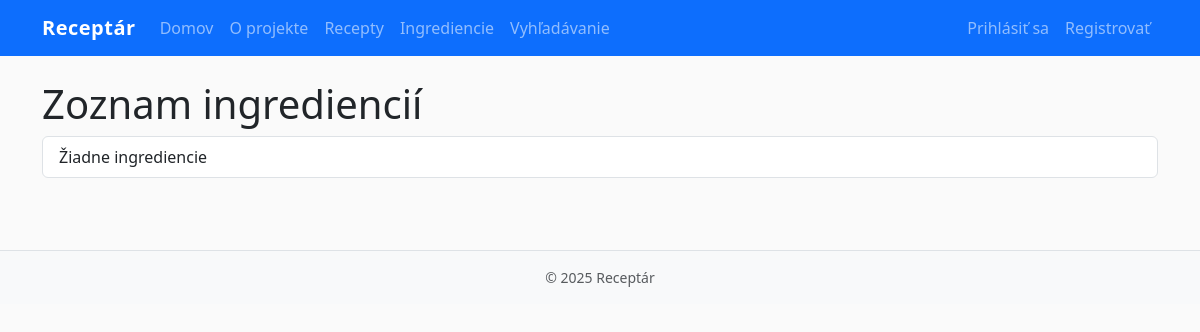
The page /recipes/ingredients/ on the database as committed earlier.
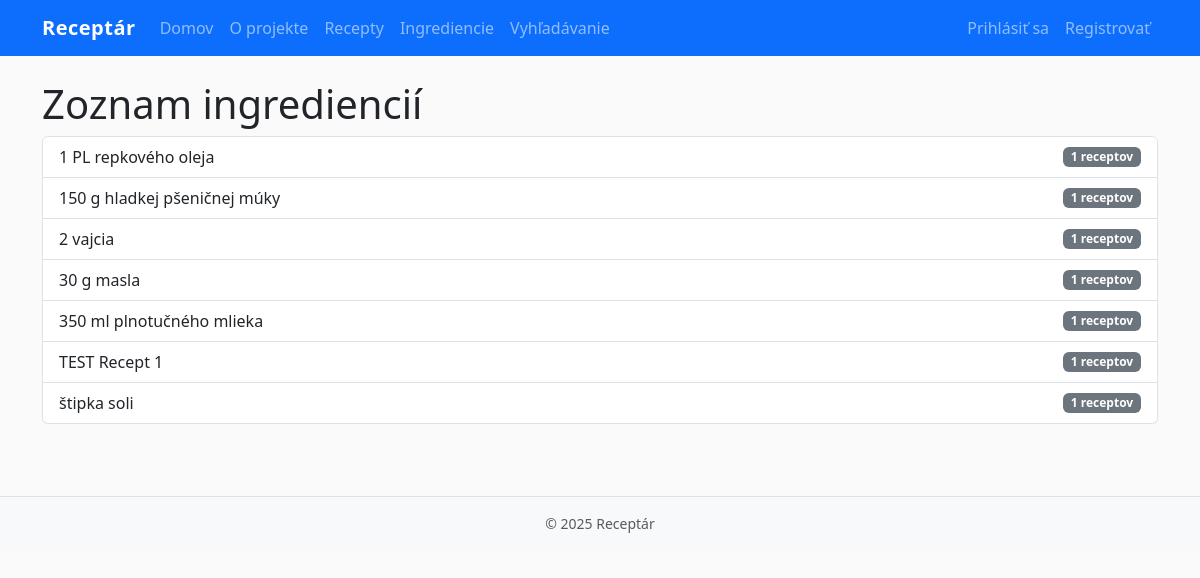
The same page on the database as committed later.
### recipes/models.py (models this page shows, shortened)
class Ingredient(models.Model):
    name = models.CharField(max_length=120, unique=True)
    class Meta:
        ordering = ["name"]

### recipes/views.py (the view)
# urls.py: path("ingredients/", IngredientListView.as_view(), name="ingredients"),
class IngredientListView(ListView):
    model = Ingredient
    template_name = "recipes/ingredient_list.html"
    context_object_name = "ingredients"
    paginate_by = 30

### templates/recipes/ingredient_list.html (shortened to what this page needs)
{% extends "base.html" %}
{% block content %}
<h1>Zoznam ingrediencií</h1>
<ul class="list-group">
  {% for i in ingredients %}
    <li class="list-group-item d-flex justify-content-between align-items-center">
      {{ i.name }}
      <span class="badge text-bg-secondary">{{ i.recipes.count }} receptov</span>
    </li>
  {% empty %}
    <li class="list-group-item">Žiadne ingrediencie</li>
  {% endfor %}
</ul>
{% endblock %}

### templates/base.html (shortened to what this page needs)
<!doctype html>
<html lang="sk">
<head>
  {% load static %}
  <link href="https://cdn.jsdelivr.net/npm/bootstrap@5.3.3/dist/css/bootstrap.min.css" rel="stylesheet">
  <link href="{% static 'css/styles.css' %}" rel="stylesheet">
</head>
<body>
<nav class="navbar navbar-expand-lg navbar-dark bg-primary">
  <div class="container">
    <a class="navbar-brand fw-bold" href="{% url 'home' %}">Receptár</a>
    <div id="nav" class="collapse navbar-collapse">
      <ul class="navbar-nav me-auto mb-2 mb-lg-0">
        <li class="nav-item"><a class="nav-link" href="{% url 'home' %}">Domov</a></li>
        <li class="nav-item"><a class="nav-link" href="{% url 'about' %}">O projekte</a></li>
        <li class="nav-item"><a class="nav-link" href="{% url 'recipes:list' %}">Recepty</a></li>
        <li class="nav-item"><a class="nav-link" href="{% url 'recipes:ingredients' %}">Ingrediencie</a></li>
        <li class="nav-item"><a class="nav-link" href="{% url 'recipes:search' %}">Vyhľadávanie</a></li>
      </ul>
      <ul class="navbar-nav">
        {% if user.is_authenticated %}
          <li class="nav-item">
            <span class="navbar-text me-3">
              Prihlásený/á: <strong>{{ user.username }}</strong>
            </span>
          </li>
          <li class="nav-item"><a class="nav-link" href="{% url 'recipes:create' %}">Pridať recept</a></li>
          <li class="nav-item"><a class="nav-link" href="{% url 'logout' %}">Odhlásiť sa</a></li>
        {% else %}
          <li class="nav-item"><a class="nav-link" href="{% url 'login' %}">Prihlásiť sa</a></li>
          <li class="nav-item"><a class="nav-link" href="{% url 'signup' %}">Registrovať</a></li>
        {% endif %}
      </ul>
    </div>
  </div>
</nav>
<main class="py-4">
  <div class="container">
    {% block content %}{% endblock %}
  </div>
</main>
<footer class="bg-light border-top py-3 mt-5">
  <div class="container text-center small text-muted">
    © {% now "Y" %} Receptár
  </div>
</footer>
</body>
</html>

### static/css/styles.css (style rules this page uses)
body { background-color: #fafafa; }
.navbar-brand { letter-spacing: 0.5px; }

Rows that differ between the two databases and show on the page:
added Ingredient: name "1 PL repkového oleja", recipes.count "1"
added Ingredient: name "150 g hladkej pšeničnej múky", recipes.count "1"
added Ingredient: name "2 vajcia", recipes.count "1"
added Ingredient: name "30 g masla", recipes.count "1"
added Ingredient: name "350 ml plnotučného mlieka", recipes.count "1"
added Ingredient: name "TEST Recept 1", recipes.count "1"
added Ingredient: name "štipka soli", recipes.count "1"
Other text that changed with them:
text no longer shown: "Žiadne ingrediencie"
